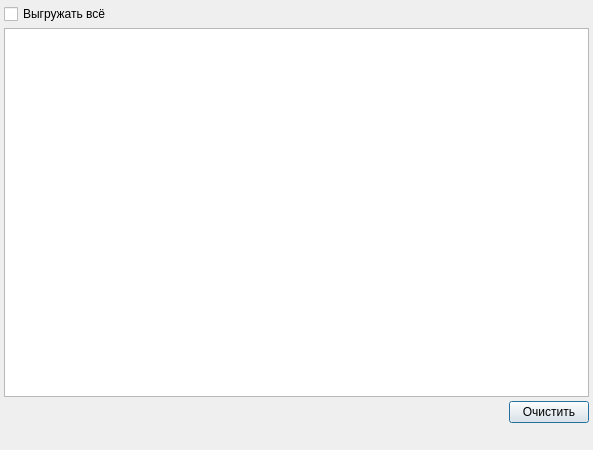
<?xml version="1.0" encoding="UTF-8"?>
<ui version="4.0">
 <class>ExportRbDiagnosticResult_Wizard_1</class>
 <widget class="QDialog" name="ExportRbDiagnosticResult_Wizard_1">
  <property name="windowModality">
   <enum>Qt::NonModal</enum>
  </property>
  <property name="geometry">
   <rect>
    <x>0</x>
    <y>0</y>
    <width>593</width>
    <height>450</height>
   </rect>
  </property>
  <property name="windowTitle">
   <string>Список записей</string>
  </property>
  <layout class="QGridLayout">
   <property name="leftMargin">
    <number>4</number>
   </property>
   <property name="topMargin">
    <number>4</number>
   </property>
   <property name="rightMargin">
    <number>4</number>
   </property>
   <property name="bottomMargin">
    <number>4</number>
   </property>
   <property name="spacing">
    <number>4</number>
   </property>
   <item row="2" column="0">
    <widget class="QSplitter" name="splitterTree">
     <property name="sizePolicy">
      <sizepolicy hsizetype="Expanding" vsizetype="Expanding">
       <horstretch>0</horstretch>
       <verstretch>0</verstretch>
      </sizepolicy>
     </property>
     <property name="orientation">
      <enum>Qt::Horizontal</enum>
     </property>
     <widget class="CTableView" name="tblItems">
      <property name="whatsThis">
       <string comment="ура!">список записей</string>
      </property>
      <property name="tabKeyNavigation">
       <bool>false</bool>
      </property>
      <property name="alternatingRowColors">
       <bool>true</bool>
      </property>
     </widget>
    </widget>
   </item>
   <item row="3" column="0">
    <layout class="QHBoxLayout">
     <property name="spacing">
      <number>6</number>
     </property>
     <property name="leftMargin">
      <number>0</number>
     </property>
     <property name="topMargin">
      <number>0</number>
     </property>
     <property name="rightMargin">
      <number>0</number>
     </property>
     <property name="bottomMargin">
      <number>0</number>
     </property>
     <item>
      <spacer>
       <property name="orientation">
        <enum>Qt::Horizontal</enum>
       </property>
       <property name="sizeHint" stdset="0">
        <size>
         <width>40</width>
         <height>20</height>
        </size>
       </property>
      </spacer>
     </item>
     <item>
      <widget class="QPushButton" name="btnClearSelection">
       <property name="text">
        <string>Очистить</string>
       </property>
      </widget>
     </item>
    </layout>
   </item>
   <item row="4" column="0">
    <widget class="QStatusBar" name="statusBar">
     <property name="sizePolicy">
      <sizepolicy hsizetype="Preferred" vsizetype="Fixed">
       <horstretch>0</horstretch>
       <verstretch>0</verstretch>
      </sizepolicy>
     </property>
     <property name="toolTip">
      <string>A status bar</string>
     </property>
     <property name="whatsThis">
      <string>A status bar.</string>
     </property>
     <property name="sizeGripEnabled">
      <bool>false</bool>
     </property>
    </widget>
   </item>
   <item row="0" column="0">
    <layout class="QHBoxLayout">
     <item>
      <widget class="QCheckBox" name="chkExportAll">
       <property name="text">
        <string>Выгружать всё</string>
       </property>
      </widget>
     </item>
     <item>
      <spacer>
       <property name="orientation">
        <enum>Qt::Horizontal</enum>
       </property>
       <property name="sizeHint" stdset="0">
        <size>
         <width>40</width>
         <height>20</height>
        </size>
       </property>
      </spacer>
     </item>
    </layout>
   </item>
  </layout>
 </widget>
 <customwidgets>
  <customwidget>
   <class>CTableView</class>
   <extends>QTableView</extends>
   <header>library/TableView.h</header>
  </customwidget>
 </customwidgets>
 <tabstops>
  <tabstop>tblItems</tabstop>
 </tabstops>
 <resources/>
 <connections/>
</ui>
